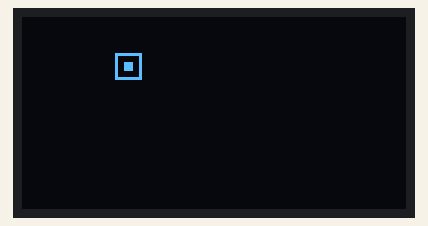
This program was run on a simulated ESP32 board running MicroPython. On the bench: 128×64 one-colour display.

Above: at 0.48 s.
At 5.29 s:
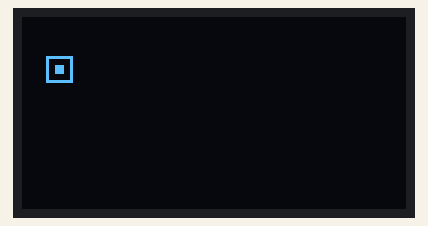
At 10.11 s:
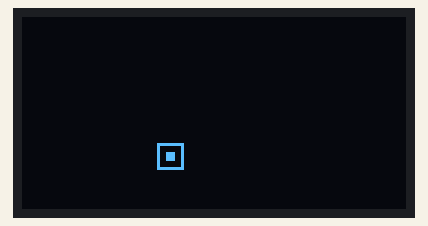
At 20.06 s:
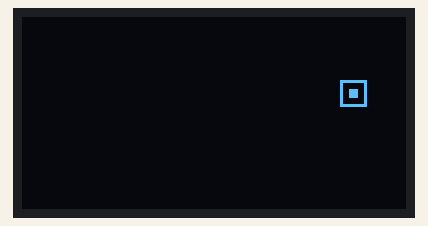
At 29.68 s:
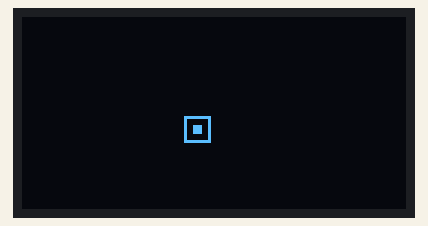
At 39.63 s:
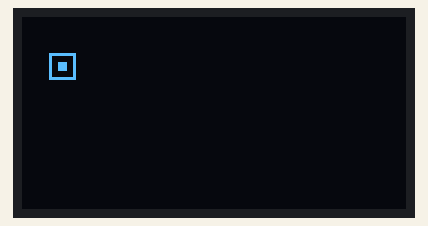

The program:

_______.py
```python
'''
接线：OLED(IIC)
       SCL-->(18)
       SDA-->(23)
'''

#导入Pin模块
from machine import Pin
import time
from machine import SoftI2C
from ssd1306 import SSD1306_I2C  #I2C的oled选该方法
import random

#创建硬件I2C对象
#i2c=I2C(0,sda=Pin(19), scl=Pin(18), freq=400000)

#创建软件I2C对象
i2c = SoftI2C(sda=Pin(2), scl=Pin(15))
#创建OLED对象，OLED分辨率、I2C接口
oled = SSD1306_I2C(128, 64, i2c)


#程序入口
if __name__=="__main__":
    x=20 #记录坐标
    y=1
    fx=20 #记录上一个坐标
    fy=1
    flag=0
    oled.rect(20,1,9,9,1)  #画矩形
    oled.fill_rect(23,4,3,3,1)
    oled.show()  #执行显示
    while True:
        if flag==0:
            oled.scroll(1,1) #向右下方移动
            oled.show()  #执行显示
            fx=x
            fy=y
            x+=1
            y+=1
        if flag==1:
            oled.scroll(1,-1) #向右上方移动
            oled.show()  #执行显示
            fx=x
            fy=y
            x+=1
            y-=1
        if flag==2:
            oled.scroll(-1,-1) #向左上方移动
            oled.show()  #执行显示
            fx=x
            fy=y
            x-=1
            y-=1
        if flag==3:
            oled.scroll(-1,1) #向左下方移动
            oled.show()  #执行显示
            fx=x
            fy=y
            x-=1
            y+=1
        if y==53 and x-fx==1 :
            flag=1
        if y==53 and x-fx==-1 :
            flag=2
        if x==117 and y-fy==1 :
            flag=2
        if x==117 and y-fy==-1 :
            flag=3
        if y==1 and x-fx==1 :
            flag=0
        if y==1 and x-fx==-1 :
            flag=3
        if x==1 and y-fy==1 :
            flag=0
        if x==1 and y-fy==-1 :
            flag=1
        if x==1 and y==1:
            flag=0
        if x==117 and y==53:
            flag=2
        if x==117 and y==1:
            flag=3
        if x==1 and y==53:
            flag=1
```
